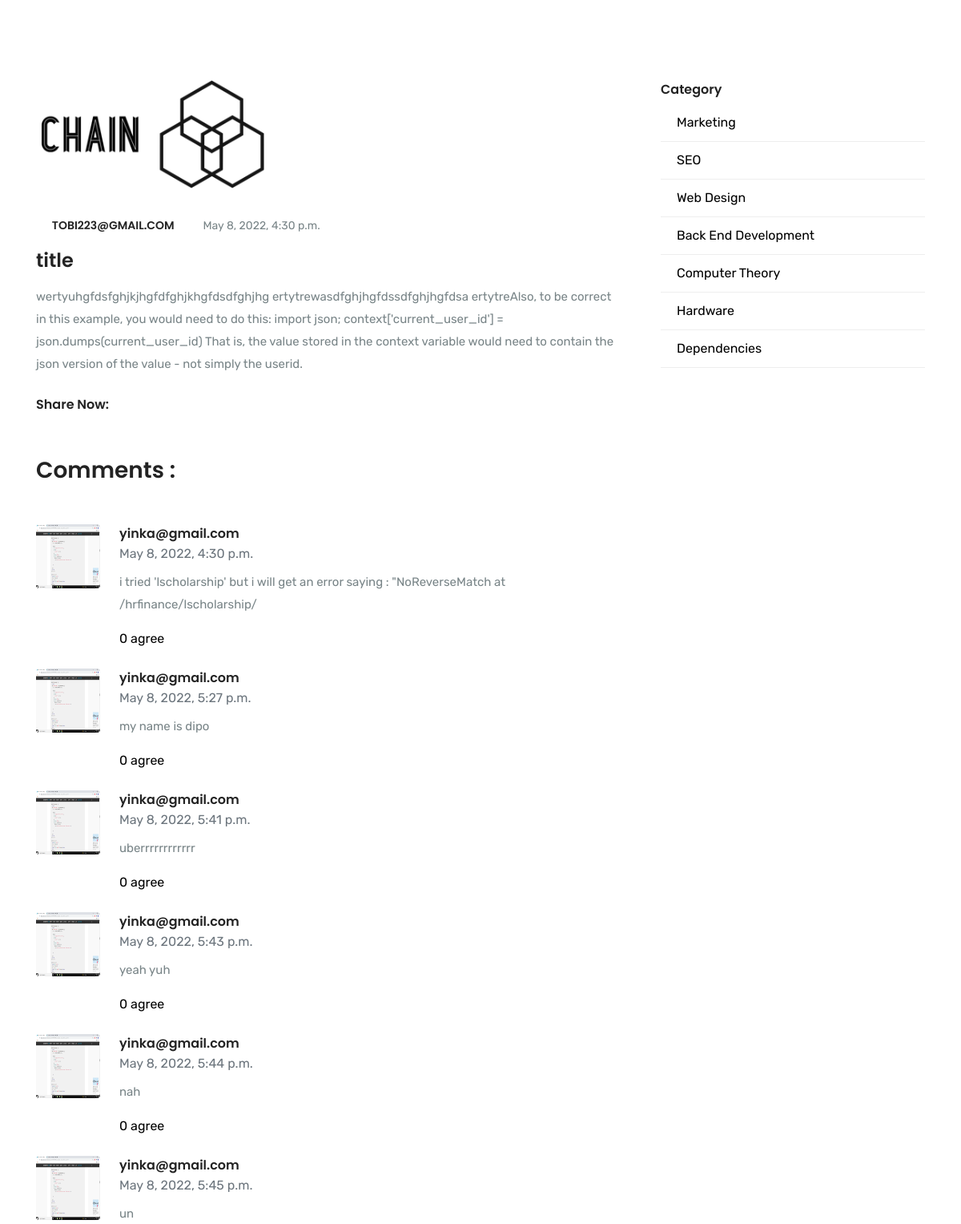
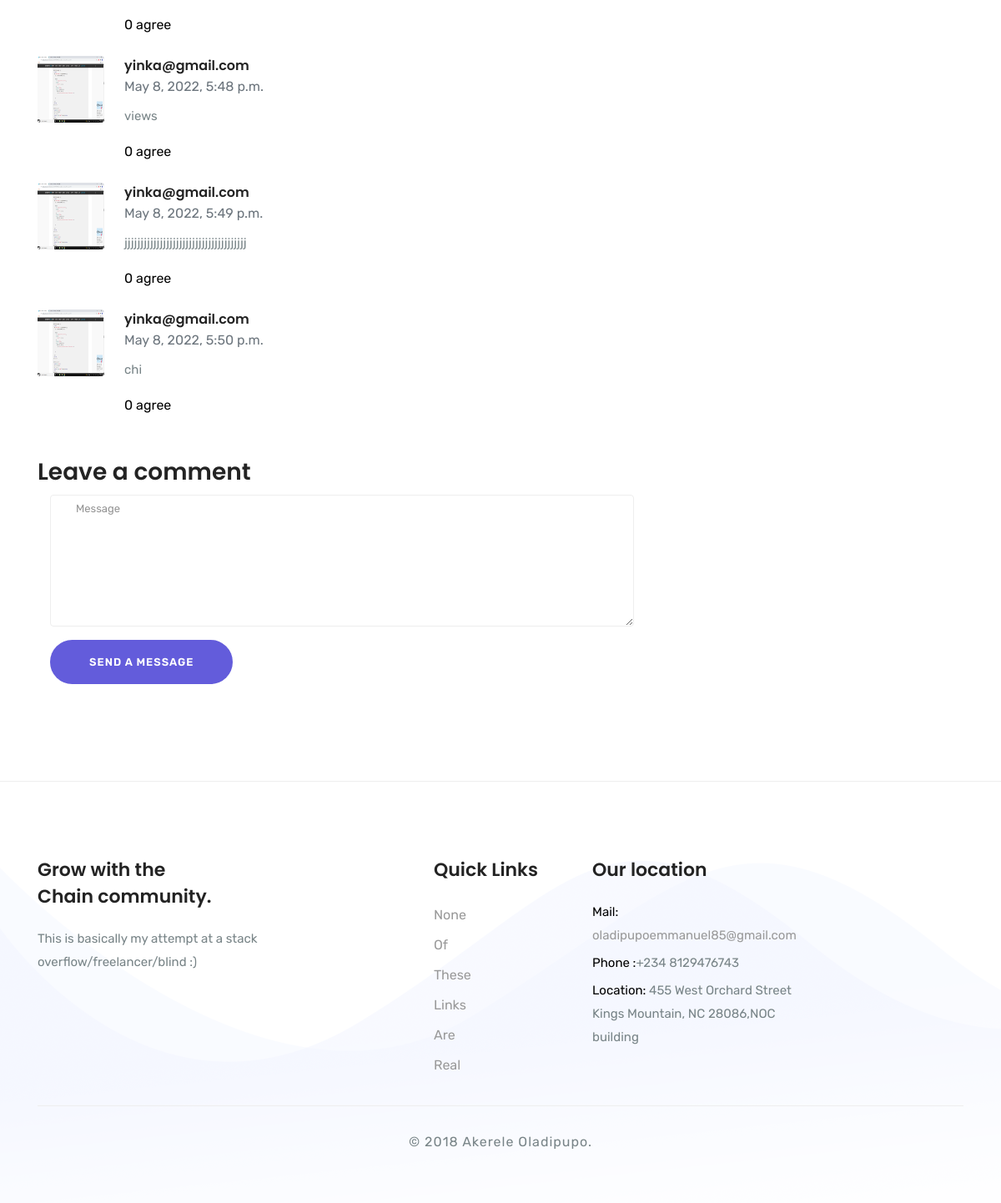
/community/anonymouspost/1, run on the app's committed database (2 pictures, top to bottom).
### community/models.py (models this page shows)
class Blogpost(models.Model):
    poster = models.ForeignKey(User, on_delete=models.CASCADE, null=True)
    title = models.CharField(max_length=35,default='title')
    post = models.CharField(max_length=500)
    category = models.CharField(max_length=35,default='hardware')
    uploaded = models.DateTimeField(default='2022-05-08 17:55:54.349667', blank=True)
    image = models.ImageField(upload_to='images/', default='static/accounts/images/chain.png', null=True)
    type = models.CharField(max_length=10,default='public')

class Comment(models.Model):
    user = models.ForeignKey(User, on_delete=models.CASCADE, null=True)
    blogpost = models.ForeignKey(Blogpost, on_delete=models.CASCADE, null=False, related_name='blogpost')
    uploaded = models.DateTimeField(default='2022-05-08 17:55:54.349667', blank=True)
    comment = models.CharField(max_length=100)
    vote = models.IntegerField(default=0)

### accounts/models.py (models this page shows, shortened)
class Bio(models.Model):
    name = models.CharField(max_length=35)
    bio = models.CharField(max_length=90, default='null', null=True)
    image = models.ImageField(upload_to='images/', default='images/home-profile.jpg', null=True)
    phone = models.IntegerField()
    profile_views = models.IntegerField(default=0)
    user = models.OneToOneField(User, on_delete=models.CASCADE, null=True)
    github = models.CharField(max_length=75, default='null')
    linkedin = models.CharField(max_length=75, default='null')
    stack = models.CharField(max_length=15,default='web developer')
    role = models.CharField(max_length=15,default='developer')

### community/views.py (the view)
# urls.py: path('anonymouspost/<str:id>', views.anonpost, name='anonpost'),
@cache_page(60 * 2)
def anonpost(request,id):
    blogpost = Blogpost.objects.get(id=id)
    comments = Comment.objects.filter(blogpost=blogpost)
    return render(request, 'blog-single2.html', {'blogpost': blogpost, 'comments': comments})

### templates/blog-single2.html (shortened to what this page needs)
{% load static%}
<html lang="zxx">
<head>
   <link rel="stylesheet" href="{% static 'community/plugins/bootstrap/css/bootstrap.css'%}">
    <link rel="stylesheet" href="{% static 'community/plugins/fontawesome/css/all.css'%}">
    <link rel="stylesheet" href="{% static 'community/plugins/animate-css/animate.css'%}">
    <link rel="stylesheet" href="{% static 'community/plugins/icofont/icofont.css'%}">
    <link rel="stylesheet" href="{% static 'community/css/style.css'%}">
</head>
<body data-spy="scroll" data-target=".fixed-top">
<nav class="navbar navbar-expand-lg fixed-top trans-navigation">
        <div class="container">
            <a class="navbar-brand" href="{% url 'home'%}">
                <span class="ms-2 d-none d-sm-block fw-bold">Chain</span>
            </a>
            <div class="collapse navbar-collapse justify-content-end" id="mainNav">
                <ul class="navbar-nav ">
                    <li class="nav-item">
                        <a class="nav-link smoth-scroll" href="about.html">Blog</a>
                    </li>
                    <li class="nav-item">
                        <a class="nav-link smoth-scroll" href="about.html">Anon</a>
                    </li>
                    <li class="nav-item">
                        <a class="nav-link smoth-scroll" href="service.html">Ask a question</a>
                    </li>
                    <li class="nav-item">
                        <a class="nav-link smoth-scroll" href="pricing.html">Dashboard</a>
                    </li>
                </ul>
            </div>
        </div>
    </nav>
<section class="section blog-wrap">
    <div class="container">
        <div class="row">
            <div class="col-lg-8">
                                <div class="row">
                        <div class="col-lg-12">
                            <div class="blog-post">
                                <img src="{{blogpost.image.url}}" alt="" class="img-fluid">
                                <div class="mt-4 mb-3 d-flex">
                                    <div class="post-author mr-3">
                                        <i class="fa fa-user"></i>
                                        <span class="h6 text-uppercase">{{blogpost.poster}}</span>
                                    </div>
                                    <div class="post-info">
                                        <i class="fa fa-calendar-check"></i>
                                        <span>{{blogpost.uploaded}}</span>
                                    </div>
                                </div>
                                <a href="#" class="h4 ">{{blogpost.title}}</a>
                                <p class="mt-3">{{blogpost.post}}</p>
                                <div class="my-4">
                                    <h5 class="d-inline-block mr-3">Share Now:</h5>
                                    <ul class="list-inline d-inline-block">
                                        <li class="list-inline-item"><a href="#"><i class="fab fa-facebook"></i></a></li>
                                        <li class="list-inline-item"><a href="#"><i class="fab fa-twitter"></i></a></li>
                                        <li class="list-inline-item"><a href="#"><i class="fab fa-pinterest"></i></a></li>
                                        <li class="list-inline-item"><a href="#"><i class="fab fa-linkedin"></i></a></li>
                                    </ul>
                                </div>
                            </div>
                            <div class="comments my-4">
                                <h3 class="mb-5">Comments :</h3>
                                {% for comment in comments %}
                                <div class="media mb-4">
                                    <img src="{{comment.user.bio.image.url}}" alt="" class="img-fluid d-flex mr-4 rounded">
                                    <div class="media-body">
                                        <h5>{{comment.user.username}}</h5>
                                        <span class="text-muted">{{comment.uploaded}}</span>
                                        <p class="mt-2">{{comment.comment}}</p>
                                        <a href="{% url 'agree' comment.id %}" class="reply">{{comment.vote}} agree <i class="fa fa-arrow-alt-circle-up"></i></a>
                                    </div>
                                </div>
                                {% endfor %}
                            </div>
                            <div class="mt-5 mb-3">
                                <h3 class="mt-5 mb-2">Leave a comment</h3>
                                <form action="{% url 'postcomment'%}" method="POST">
                                    <div class="col-lg-12">
                                        <div class="form-group mb-3">
                                            <textarea cols="30" rows="6" class="form-control"  placeholder="Message" id="comment" name="comment"></textarea>
                                        </div>
                                    </div>
                                    <div class="col-lg-12">
                                        <button type="submit" class="btn btn-hero btn-circled" >Send a message</button>
                                    </div>
                                </form>
                            </div>
                        </div>
                    </div>
            </div>
            <div class="col-lg-4">
                                    <div class="row">
                        <div class="col-lg-12">
                            <div class="sidebar-widget category">
                                <h5 class="mb-3">Category</h5>
                                <ul class="list-styled">
                                    <a href="{%url 'filter' 'marketing' %}"><li>Marketing</li></a>
                                    <a href="{%url 'filter' 'SEO' %}"><li>SEO</li></a>
                                    <a href="{%url 'filter' 'web design' %}"><li>Web Design</li></a>
                                    <a href="{%url 'filter' 'backend' %}"><li>back end development</li></a>
                                    <a href="{%url 'filter' 'computer theory' %}"><li>Computer theory</li></a>
                                    <a href="{%url 'filter' 'hardware' %}"><li>hardware</li></a>
                                    <a href="{%url 'filter' 'dependencies' %}"><li>dependencies</li></a>
                                </ul>
                            </div>
                        </div>
                    </div>
                </div>
            </div>
        </div>
</section>
<section id="footer" class="section-padding">
    <div class="container">
        <div class="row">
            <div class="col-lg-5 col-sm-8 col-md-8">
                <div class="footer-widget footer-link">
                     <h4>Grow with the <br> Chain community.</h4>
                    <p>This is basically my attempt at a stack overflow/freelancer/blind :)</p>
                </div>
            </div>
            <div class="col-lg-2 col-sm-6 col-md-6">
                <div class="footer-widget footer-link">
                    <h4>Quick Links</h4>
                    <ul>
                        <li><a href="#">None</a></li>
                        <li><a href="#">Of</a></li>
                        <li><a href="#">These</a></li>
                        <li><a href="#">Links</a></li>
                        <li><a href="#">Are</a></li>
                        <li><a href="#">Real</a></li>
                    </ul>
                </div>
            </div>
            <div class="col-lg-3 col-sm-6 col-md-6">
                <div class="footer-widget footer-text">
                    <h4>Our location</h4>
                    <p ><span>Mail:</span><a href="mailto:oladipupoemmanuel85@gmail.com"> oladipupoemmanuel85@gmail.com</a></p>
                    <p><span>Phone :</span>+234 8129476743</p>
                    <p><span>Location:</span> 455 West Orchard Street Kings Mountain, NC 28086,NOC building</p>
                </div>
            </div>
        </div>
        <div class="row">
            <div class="col-lg-12 text-center">
                <div class="footer-copy">
                    © 2018 Akerele Oladipupo.
                </div>
            </div>
        </div>
    </div>
</section>
  </body>
  </html>

### static/community/css/style.css (style rules this page uses)
body { font-size: 16px; font-weight: 400; line-height: 26px; font-family: "Rubik", sans-serif; color: #788487; position: relative; }
p { line-height: 28px; font-size: 15px; }
html { overflow-x: hidden !important; width: 100%; height: 100%; position: relative; -webkit-font-smoothing: antialiased; text-rendering: optimizeLegibility; }
body { border: 0; margin: 0; padding: 0; }
h1, .h1, h2, .h2, h3, .h3, h4, .h4, h5, .h5, h6, .h6 { font-family: "Poppins", sans-serif; font-weight: 600; margin-bottom: 0px; color: #232323; }
a { text-decoration: none; transition: all 0.2s; color: #000; }
img { max-width: 100%; }
ul, li { margin: 0; padding: 0; list-style: none; }
h3 { font-size: 28px; line-height: 38px; }
h4 { font-size: 22px; line-height: 32px; }
h5 { font-size: 16px; line-height: 24px; }
.section-padding { padding: 90px 0px; }
.section { padding: 100px 0px; }
.btn { font: 600 10.5px/1; display: inline-block; padding: 15px 45px 15px 45px; text-transform: uppercase; border: 2px solid transparent; transition: all .2s; border-radius: 0px; font-weight: 600; font-size: 13px; letter-spacing: 1px; }
.btn-hero, .btn-white:hover { color: #fff !important; background: #635CDB; }
.btn-circled { border-radius: 40px; }
.site-navigation, .trans-navigation { padding: 20px 0px; }
.site-navigation .navbar-nav a, .trans-navigation .navbar-nav a { text-transform: uppercase; }
.navbar-expand-lg.trans-navigation .navbar-nav .nav-link, .navbar-expand-lg.site-navigation .navbar-nav .nav-link { padding: 0px 24px; }
.navbar-expand-lg.trans-navigation .navbar-nav .nav-link:last-child, .navbar-expand-lg.site-navigation .navbar-nav .nav-link:last-child { padding-right: 0px; }
.site-navigation, .trans-navigation { transition: all .5s ease 0s; }
.navbar-brand { padding-top: 0px; margin-right: 60px; font-weight: 700; text-transform: capitalize; color: #fff; }
.navbar-brand span { font-weight: 400; }
.navbar-expand-lg.trans-navigation .navbar-nav .nav-link { color: #fff; }
.trans-navigation { background: transparent; }
.form-control { border: 1px solid #eee; padding-left: 20px; }
.blog-post { margin-bottom: 50px; }
.blog-post img { border-radius: 5px; }
.blog-post .post-author i, .blog-post .post-info i { margin-right: 5px; font-size: 14px; }
.blog-post .post-author span, .blog-post .post-info span { font-size: 14px; }
.sidebar-widget { margin-bottom: 40px; padding-left: 20px; }
.category ul li { margin-bottom: 10px; text-transform: capitalize; position: relative; padding-left: 20px; border-bottom: 1px solid #eee; padding-bottom: 10px; }
.category ul li:before { position: absolute; content: "\f105"; left: 0px; top: 0px; font-family: "Font Awesome 5 Free"; color: #635CDB; font-weight: 900; }
.comments img { width: 80px; height: 80px; }
#footer { padding-bottom: 60px; position: relative; background: url("../images/bg/2.png"); border-top: 1px solid #eee; }
.footer-widget ul li { padding: 5px 0px; }
.footer-widget p { margin-bottom: 5px; }
.footer-widget h4 { margin-bottom: 20px; }
.footer-copy { letter-spacing: 1px; padding-top: 30px; margin-top: 30px; border-top: 1px solid #eee; }
.footer-text p span { color: #000; }
.footer-widget a { color: #999; }

### data on the page
Blogpost: image (picture), poster "TOBI223@GMAIL.COM", uploaded "May 8, 2022, 4:30 p.m.", title "title", post "wertyuhgfdsfghjkjhgfdfghjkhgfdsdfghjhg ertytrewasdfghjhgfdssdfghjhgfdsa ertytreAlso, to be correct in this example, you would need to do this: import json; context['current_user_id'] = json.dumps(current_user_id) That is, the value stored in the context variable would need to contain the json version of the value - not simply the userid."
Comment: user.bio.image (picture), user.username "yinka@gmail.com", uploaded "May 8, 2022, 4:30 p.m.", comment "i tried 'lscholarship' but i will get an error saying : \"NoReverseMatch at /hrfinance/lscholarship/", vote "0"
Comment: user.bio.image (picture), user.username "yinka@gmail.com", uploaded "May 8, 2022, 5:27 p.m.", comment "my name is dipo", vote "0"
Comment: user.bio.image (picture), user.username "yinka@gmail.com", uploaded "May 8, 2022, 5:41 p.m.", comment "uberrrrrrrrrrrr", vote "0"
Comment: user.bio.image (picture), user.username "yinka@gmail.com", uploaded "May 8, 2022, 5:43 p.m.", comment "yeah yuh", vote "0"
Comment: user.bio.image (picture), user.username "yinka@gmail.com", uploaded "May 8, 2022, 5:44 p.m.", comment "nah", vote "0"
Comment: user.bio.image (picture), user.username "yinka@gmail.com", uploaded "May 8, 2022, 5:45 p.m.", comment "un", vote "0"
Comment: user.bio.image (picture), user.username "yinka@gmail.com", uploaded "May 8, 2022, 5:48 p.m.", comment "views", vote "0"
Comment: user.bio.image (picture), user.username "yinka@gmail.com", uploaded "May 8, 2022, 5:49 p.m.", comment "jjjjjjjjjjjjjjjjjjjjjjjjjjjjjjjjjjjjjj", vote "0"
Comment: user.bio.image (picture), user.username "yinka@gmail.com", uploaded "May 8, 2022, 5:50 p.m.", comment "chi", vote "0"
